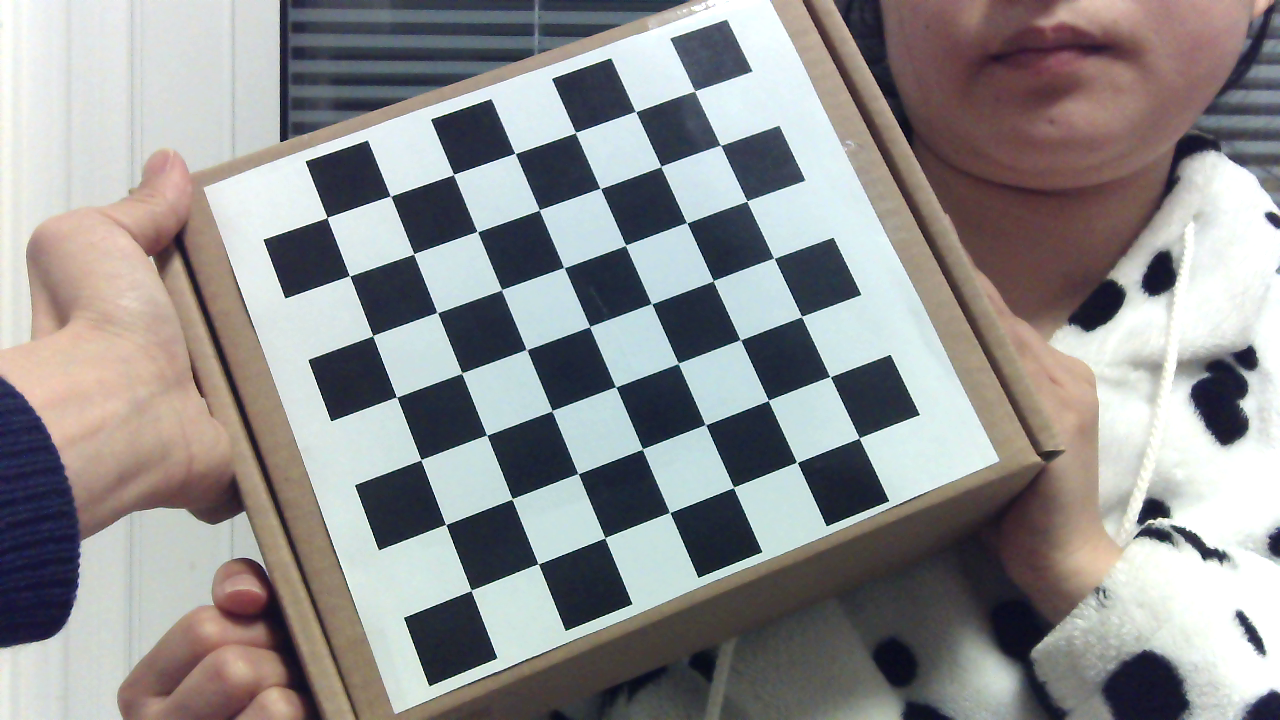
//> input picture data/camera/Left1.bmp, 1280 x 720 px
$ ./stereo_match_sgbm   (built with g++ and OpenCV 4)
//> lines starting //> are read from the running program, lines starting //| are printed output that depends on the picture
//程序功能：Demo006-双目匹配测距-SGBM 算法

//运行说明：运行时可能需要修改程序参数，详情见程序注释

//更新时间：2019-10

//武汉莱娜机器视觉科技有限公司  微信公众号：莱娜机器视觉


#include <opencv2/opencv.hpp>
#include <iostream>

using namespace std;
using namespace cv;

const int imageWidth = 1280;                      //【可能需要修改的程序参数1】：单目图像的宽度
const int imageHeight = 720;                      //【可能需要修改的程序参数2】：单目图像的高度

Size imageSize = Size(imageWidth, imageHeight);

Mat rgbImageL, grayImageL;
Mat rgbImageR, grayImageR;
Mat rectifyImageL, rectifyImageR;

Rect validROIL;                                   //图像校正之后，会对图像进行裁剪，这里的validROI指裁剪之后的区域
Rect validROIR;

Mat mapLx, mapLy, mapRx, mapRy;                   //映射表
Mat Rl, Rr, Pl, Pr, Q;                            //校正旋转矩阵R，投影矩阵P, 重投影矩阵Q
Mat xyz;                                          //三维坐标

Point origin;                                     //鼠标按下的起始点
Rect selection;                                   //定义矩形选框
bool selectObject = false;                        //是否选择对象


//########--【【可能需要修改的程序参数3】：双目标定参数】--#############
//双目标定的结果与如下各参数的对应关系见：【双目机器视觉那些事儿】-第一部-双目相机+Windows PC：相机标定章节--#############

/*左目相机标定参数------------------------
fc_left_x   0            cc_left_x
0           fc_left_y    cc_left_y
0           0            1
-----------------------------------------*/

Mat cameraMatrixL = (Mat_<double>(3, 3) << 1450.45938, 0,            579.88716,
        0,          1452.62035,   376.32695,
        0,          0,            1);


Mat distCoeffL = (Mat_<double>(5, 1) << 0.03569,     0.29314,     -0.00011,    -0.00491,     0.00000);
//[kc_left_01,  kc_left_02,  kc_left_03,  kc_left_04,   kc_left_05]


/*右目相机标定参数------------------------
fc_right_x   0              cc_right_x
0            fc_right_y     cc_right_y
0            0              1
-----------------------------------------*/
Mat cameraMatrixR = (Mat_<double>(3, 3) << 1451.78149, 0,          684.04159,
        0,          1453.54807, 350.52935,
        0,          0,          1);


Mat distCoeffR = (Mat_<double>(5, 1) << 0.09596,      -0.42760,     -0.00378,     -0.00112,      0.00000);
//[kc_right_01,  kc_right_02,  kc_right_03,  kc_right_04,   kc_right_05]


Mat T = (Mat_<double>(3, 1) << -28.11909,    0.11966,    0.21590);    //T平移向量
//[T_01,        T_02,       T_03]

Mat rec = (Mat_<double>(3, 1) << -0.01688,   -0.00781,   -0.00766);   //rec旋转向量
//[rec_01,     rec_02,     rec_03]

//########--双目标定参数填写完毕-----------------------------------------------------------------------


Mat R;                                                                //R矩阵，用于中间计算

//--------------------------------------------------------------------------------------------------------
void GenerateFalseMap(cv::Mat &src, cv::Mat &disp)                    //颜色变换
{
    float max_val = 255.0f;
    float map[8][4] = { { 0,0,0,114 },{ 0,0,1,185 },{ 1,0,0,114 },{ 1,0,1,174 },
                        { 0,1,0,114 },{ 0,1,1,185 },{ 1,1,0,114 },{ 1,1,1,0 } };
    float sum = 0;
    for (int i = 0; i<8; i++)
        sum += map[i][3];

    float weights[8];
    float cumsum[8];
    cumsum[0] = 0;
    for (int i = 0; i<7; i++) {
        weights[i] = sum / map[i][3];
        cumsum[i + 1] = cumsum[i] + map[i][3] / sum;
    }

    int height_ = src.rows;
    int width_ = src.cols;

    for (int v = 0; v<height_; v++) {
        for (int u = 0; u<width_; u++) {

            float val = std::min(std::max(src.data[v*width_ + u] / max_val, 0.0f), 1.0f);

            int i;
            for (i = 0; i<7; i++)
                if (val<cumsum[i + 1])
                    break;

            float   w = 1.0 - (val - cumsum[i])*weights[i];
            uchar r = (uchar)((w*map[i][0] + (1.0 - w)*map[i + 1][0]) * 255.0);
            uchar g = (uchar)((w*map[i][1] + (1.0 - w)*map[i + 1][1]) * 255.0);
            uchar b = (uchar)((w*map[i][2] + (1.0 - w)*map[i + 1][2]) * 255.0);

            disp.data[v*width_ * 3 + 3 * u + 0] = b;                       //rgb内存连续存放
            disp.data[v*width_ * 3 + 3 * u + 1] = g;
            disp.data[v*width_ * 3 + 3 * u + 2] = r;
        }
    }
}

void stereo_match_sgbm(int, void*)                                         //SGBM匹配算法
{

    //【可能需要修改的程序参数4】：以下为SGBM算法重要的3个参数
    int mindisparity = 32;                                                 //最小视差
    int SADWindowSize = 16;                                                //窗口的大小
    int ndisparities = 176;                                                //最大的视差，要被16整除

    cv::Ptr<cv::StereoSGBM> sgbm = cv::StereoSGBM::create(mindisparity, ndisparities, SADWindowSize);

    int P1 = 4 * rectifyImageL.channels() * SADWindowSize* SADWindowSize;  //惩罚系数1
    int P2 = 32 * rectifyImageL.channels() * SADWindowSize* SADWindowSize; //惩罚系数2
    sgbm->setP1(P1);
    sgbm->setP2(P2);

    sgbm->setPreFilterCap(60);                                             //滤波系数
    sgbm->setUniquenessRatio(30);                                          //代价方程概率因子
    sgbm->setSpeckleRange(2);                                              //相邻像素点的视差值浮动范围
    sgbm->setSpeckleWindowSize(200);                                       //针对散斑滤波的窗口大小
    sgbm->setDisp12MaxDiff(1);                                             //视差图的像素点检查
    //sgbm->setMode(cv::StereoSGBM::MODE_HH);

    Mat disp;
    sgbm->compute(rectifyImageL, rectifyImageR, disp);

    Mat disp8U = Mat(disp.rows, disp.cols, CV_8UC1);                       //用于显示

    reprojectImageTo3D(disp, xyz, Q, true);                                //在实际求距离时，ReprojectTo3D出来的X / W, Y / W, Z / W都要乘以16
    xyz = xyz * 16;

    disp.convertTo(disp, CV_32F, 1.0 / 16);                                //除以16得到真实视差值
    normalize(disp, disp8U, 0, 255, NORM_MINMAX, CV_8UC1);

    medianBlur(disp8U, disp8U, 9);                                         //中值滤波

    Mat dispcolor(disp8U.size(), CV_8UC3);
    GenerateFalseMap(disp8U, dispcolor);

    imshow("disparity", dispcolor);

}

//--描述：鼠标操作回调--------------------------------------------------
static void onMouse(int event, int x, int y, int, void*)
{
    if (selectObject)
    {
        selection.x = MIN(x, origin.x);
        selection.y = MIN(y, origin.y);
        selection.width = std::abs(x - origin.x);
        selection.height = std::abs(y - origin.y);
    }

    switch (event)
    {
        case EVENT_LBUTTONDOWN:             //鼠标左按钮按下的事件
            origin = Point(x, y);
            selection = Rect(x, y, 0, 0);
            selectObject = true;
            cout << origin << "in world coordinate is: " << xyz.at<Vec3f>(origin) << endl;
            break;
        case EVENT_LBUTTONUP:               //鼠标左按钮释放的事件
            selectObject = false;
            if (selection.width > 0 && selection.height > 0)
                break;
    }
}


//--主函数---------------------------------------------------------------------
int main()
{

//--立体校正-------------------------------------------------------------------
    Rodrigues(rec, R);                                   //Rodrigues变换
    stereoRectify(cameraMatrixL, distCoeffL, cameraMatrixR, distCoeffR, imageSize, R, T, Rl, Rr, Pl, Pr, Q, CALIB_ZERO_DISPARITY,
                  0, imageSize, &validROIL, &validROIR);
    initUndistortRectifyMap(cameraMatrixL, distCoeffL, Rl, Pl, imageSize, CV_32FC1, mapLx, mapLy);
    initUndistortRectifyMap(cameraMatrixR, distCoeffR, Rr, Pr, imageSize, CV_32FC1, mapRx, mapRy);

//--【可能需要修改的程序参数5】：读取图片----------------------------------------------------------------
    rgbImageL = imread("../../data/camera/Left1.bmp", IMREAD_COLOR);
//> rgbImageL is the input picture: 720 rows x 1280 cols, CV_8UC3; mean B, G, R 143.3, 143.1, 144.2
    cvtColor(rgbImageL, grayImageL, COLOR_BGR2GRAY);
    rgbImageR = imread("../../data/camera/Right1.bmp", IMREAD_COLOR);
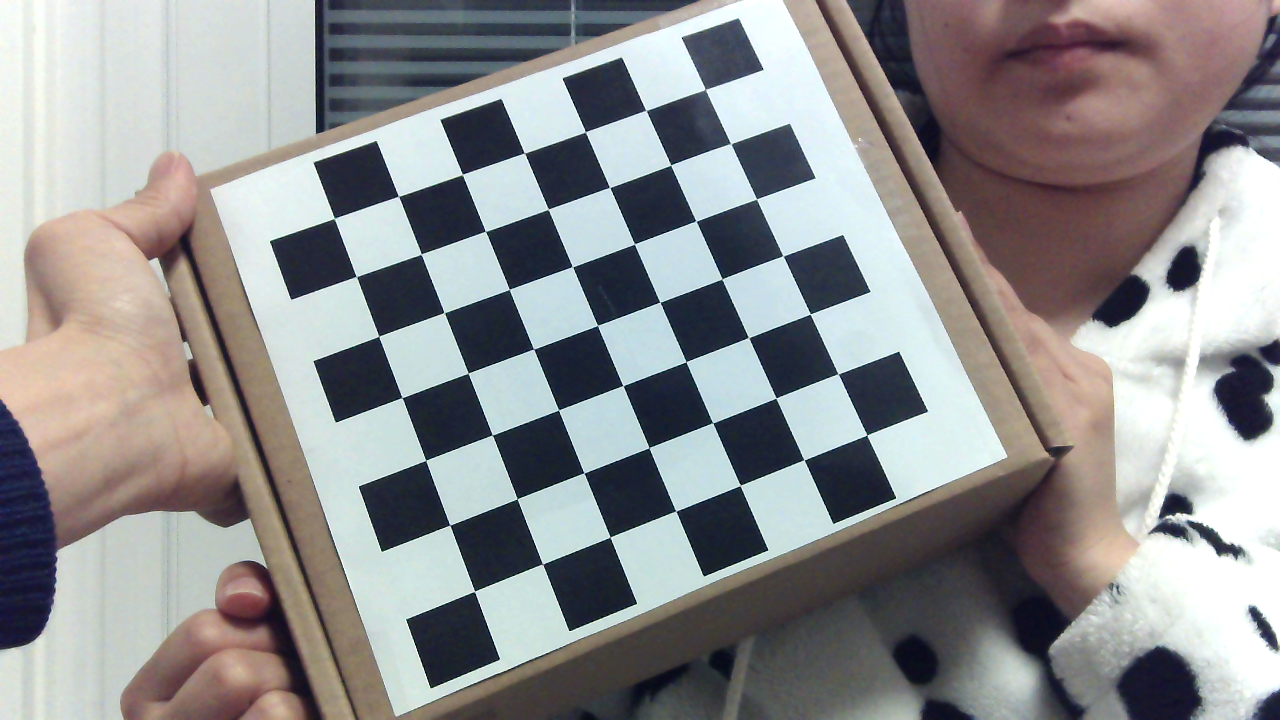
//> input picture data/camera/Right1.bmp, 1280 x 720 px
//> rgbImageR is the input picture: 720 rows x 1280 cols, CV_8UC3; mean B, G, R 143.7, 143, 143.4
    cvtColor(rgbImageR, grayImageR, COLOR_BGR2GRAY);

    namedWindow("ImageL Before Rectify", WINDOW_NORMAL);  imshow("ImageL Before Rectify", grayImageL);
    namedWindow("ImageR Before Rectify", WINDOW_NORMAL);  imshow("ImageR Before Rectify", grayImageR);

//--经过remap之后，左右相机的图像已经共面并且行对准----------------------------------------------
    remap(grayImageL, rectifyImageL, mapLx, mapLy, INTER_LINEAR);
    remap(grayImageR, rectifyImageR, mapRx, mapRy, INTER_LINEAR);

//--把校正结果显示出来---------------------------------------------------------------------------
    Mat rgbRectifyImageL, rgbRectifyImageR;
    cvtColor(rectifyImageL, rgbRectifyImageL, COLOR_GRAY2BGR);
    cvtColor(rectifyImageR, rgbRectifyImageR, COLOR_GRAY2BGR);
    imwrite("rectifyImageL.jpg", rectifyImageL);imwrite("rectifyImageR.jpg", rectifyImageR);

    namedWindow("ImageL After Rectify", WINDOW_NORMAL); imshow("ImageL After Rectify", rgbRectifyImageL);
    namedWindow("ImageR After Rectify", WINDOW_NORMAL); imshow("ImageR After Rectify", rgbRectifyImageR);


//--显示在同一张图上-----------------------------------------------------------------------------
    Mat canvas;
    double sf;
    int w, h;
    sf = 600. / MAX(imageSize.width, imageSize.height);
    w = cvRound(imageSize.width * sf);
    h = cvRound(imageSize.height * sf);
    canvas.create(h, w * 2, CV_8UC3);

//--左图像画到画布上-----------------------------------------------------------------------------
    Mat canvasPart = canvas(Rect(w * 0, 0, w, h));                                //得到画布的一部分
    resize(rgbRectifyImageL, canvasPart, canvasPart.size(), 0, 0, INTER_AREA);    //把图像缩放到跟canvasPart一样大小
    Rect vroiL(cvRound(validROIL.x*sf), cvRound(validROIL.y*sf),                  //获得被截取的区域
               cvRound(validROIL.width*sf), cvRound(validROIL.height*sf));
    //rectangle(canvasPart, vroiL, Scalar(0, 0, 255), 3, 8);
    cout << "Painted ImageL" << endl;

//--右图像画到画布上-----------------------------------------------------------------------------
    canvasPart = canvas(Rect(w, 0, w, h));                                        //获得画布的另一部分
//> canvasPart: 338 rows x 600 cols, CV_8UC3; every value is 0
    resize(rgbRectifyImageR, canvasPart, canvasPart.size(), 0, 0, INTER_LINEAR);
    Rect vroiR(cvRound(validROIR.x * sf), cvRound(validROIR.y*sf),
               cvRound(validROIR.width * sf), cvRound(validROIR.height * sf));
    //rectangle(canvasPart, vroiR, Scalar(0, 0, 255), 3, 8);
    cout << "Painted ImageR" << endl;

//--画上对应的线条-------------------------------------------------------------------------------
    for (int i = 0; i < canvas.rows; i += 16)
        line(canvas, Point(0, i), Point(canvas.cols, i), Scalar(0, 255, 0), 1, 8);
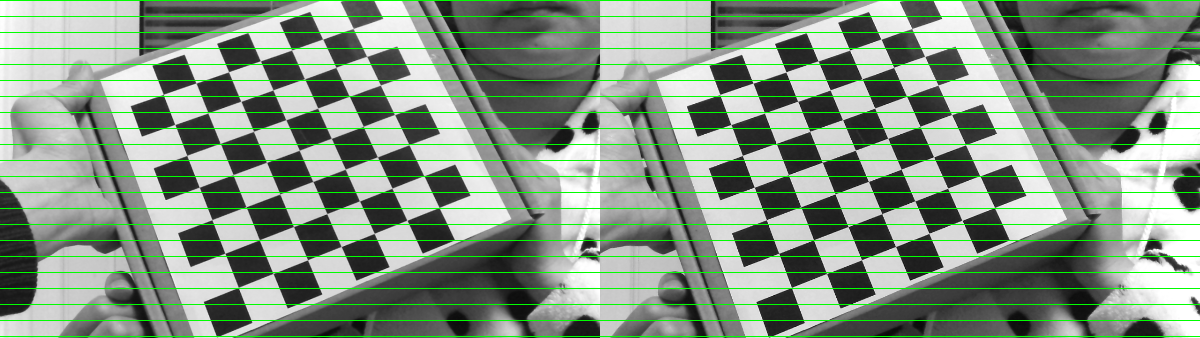
//> canvas: 338 rows x 1200 cols, CV_8UC3; mean B, G, R 131.5, 148.1, 131.5
    namedWindow("rectified", WINDOW_NORMAL);  imshow("rectified", canvas);

//--显示结果-------------------------------------------------------------------------------------
    namedWindow("disparity", WINDOW_NORMAL);

//--鼠标响应函数setMouseCallback(窗口名称, 鼠标回调函数, 传给回调函数的参数，一般取0)------------
    setMouseCallback("disparity", onMouse, 0);

    stereo_match_sgbm(0, 0);   //运行sgbm算法
//> in stereo_match_sgbm, `reprojectImageTo3D(disp, xyz, Q, true);`:
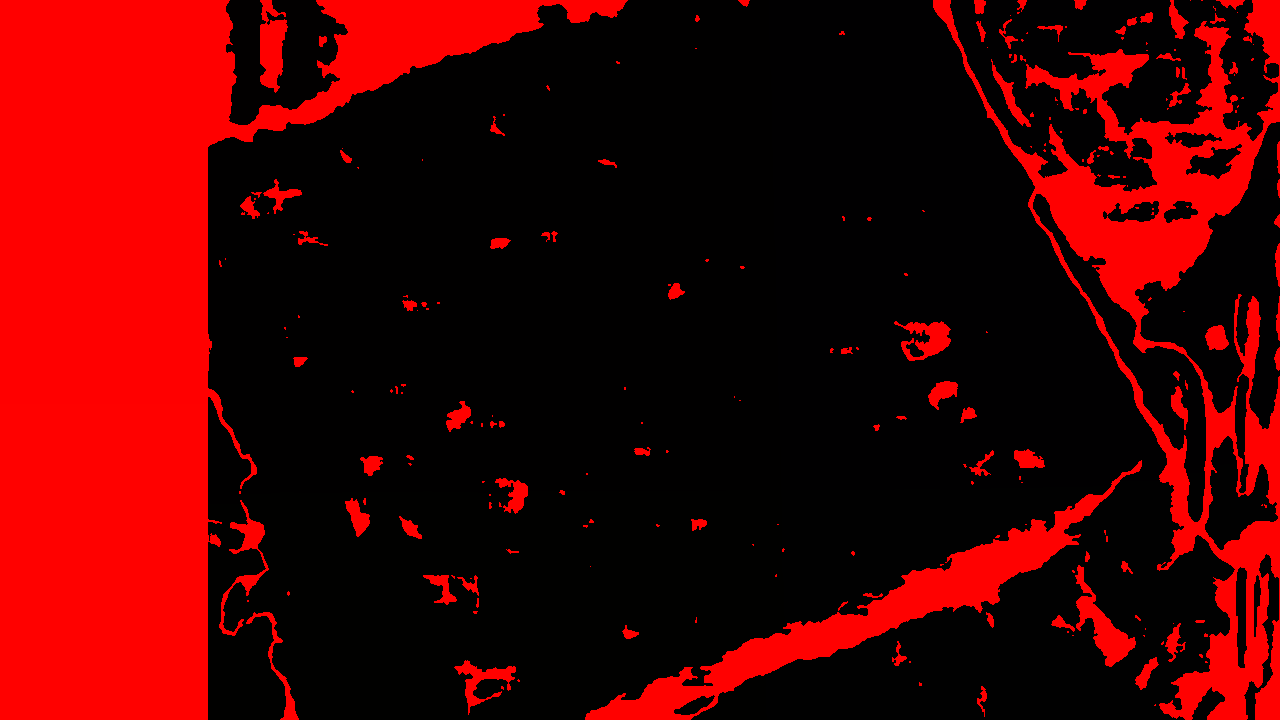
//> xyz: 720 rows x 1280 cols, CV_32FC3; mean B, G, R -2.3, -0.3, 2836; drawn with min black and max white
//> in stereo_match_sgbm, `reprojectImageTo3D(disp, xyz, Q, true);`: Q = [[1, 0, 0, -653.2], [0, 1, 0, -362.1], [0, 0, 0, 1605.1], [0, 0, 0.0356, 0]]
//> in stereo_match_sgbm, `medianBlur(disp8U, disp8U, 9);`:
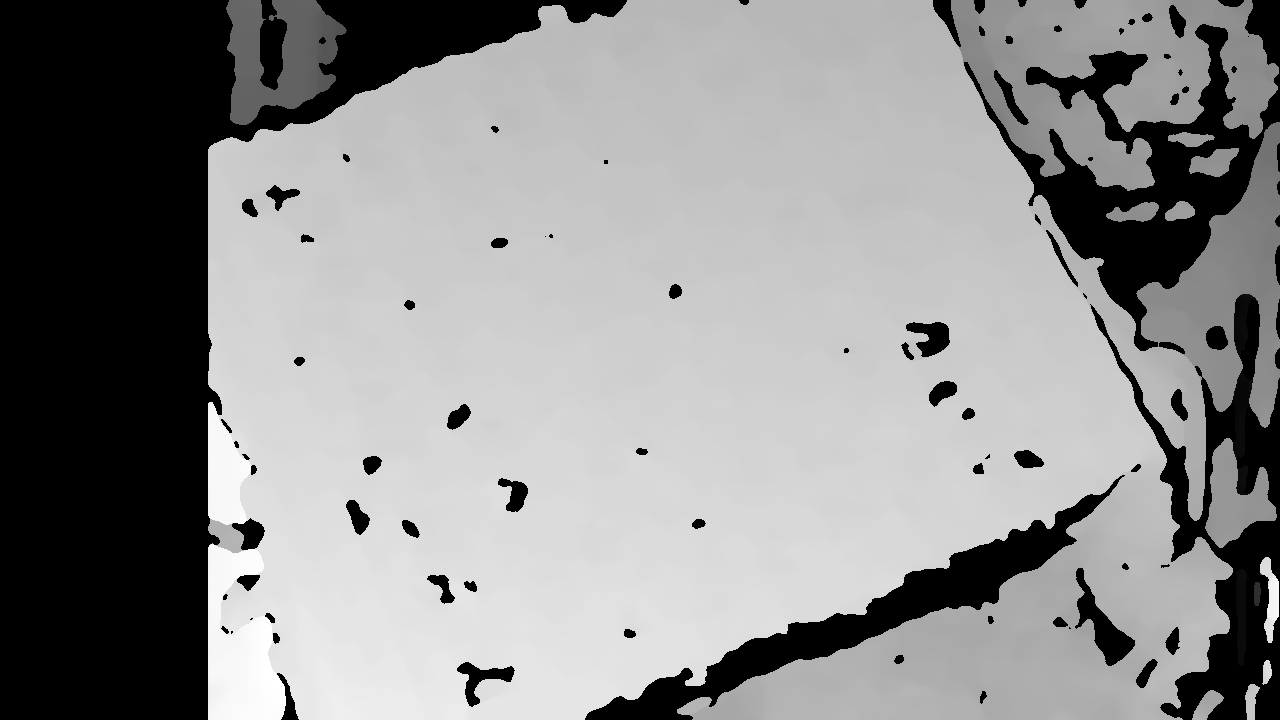
//> disp8U: 720 rows x 1280 cols, CV_8UC1; min 0, max 255, mean 141.8
//> after the loop in GenerateFalseMap, `for (int v = 0; v<height_; v++)`:
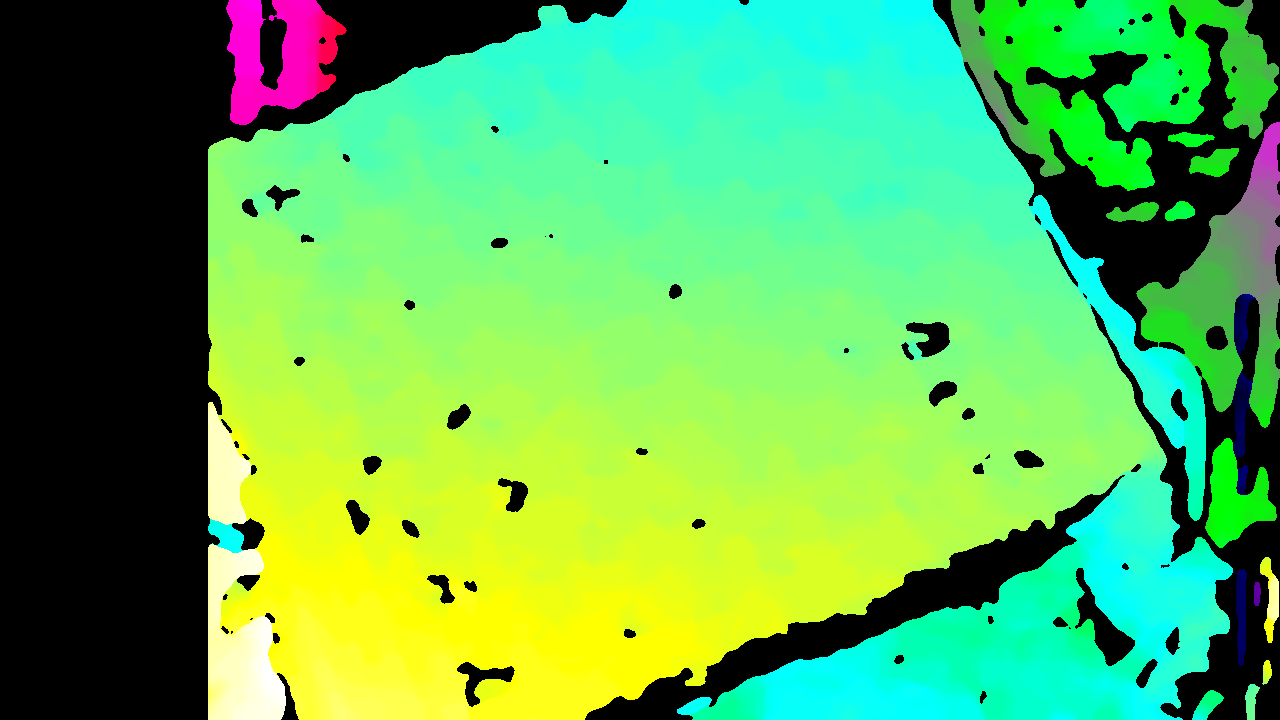
//> disp: 720 rows x 1280 cols, CV_8UC3; mean B, G, R 84.9, 178.3, 91.4

    waitKey(0);
    return 0;
}
